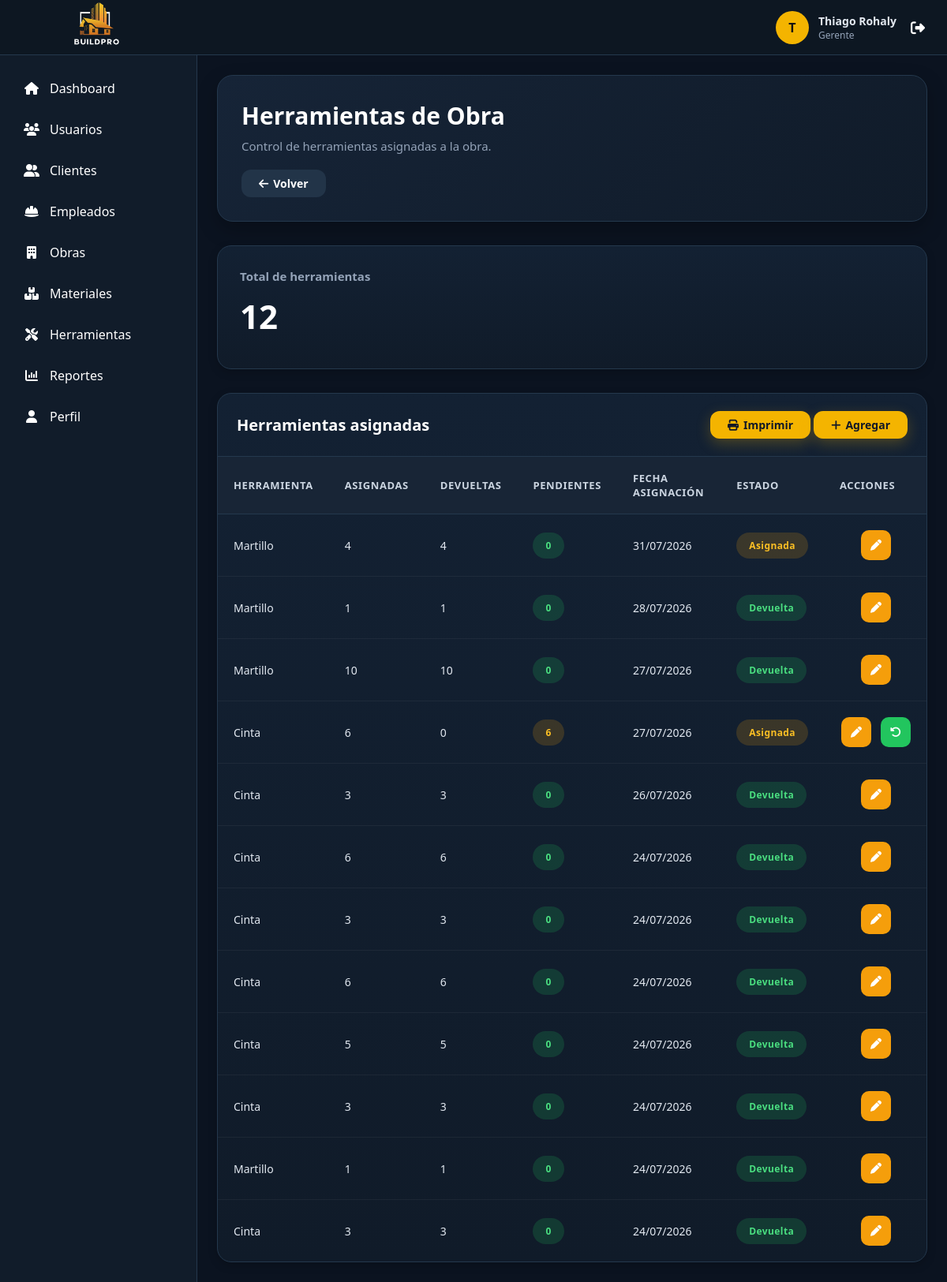
The app's page /controladores/HerramientaObraController.php?accion=listar&id_obra=9 (signed in), older data.
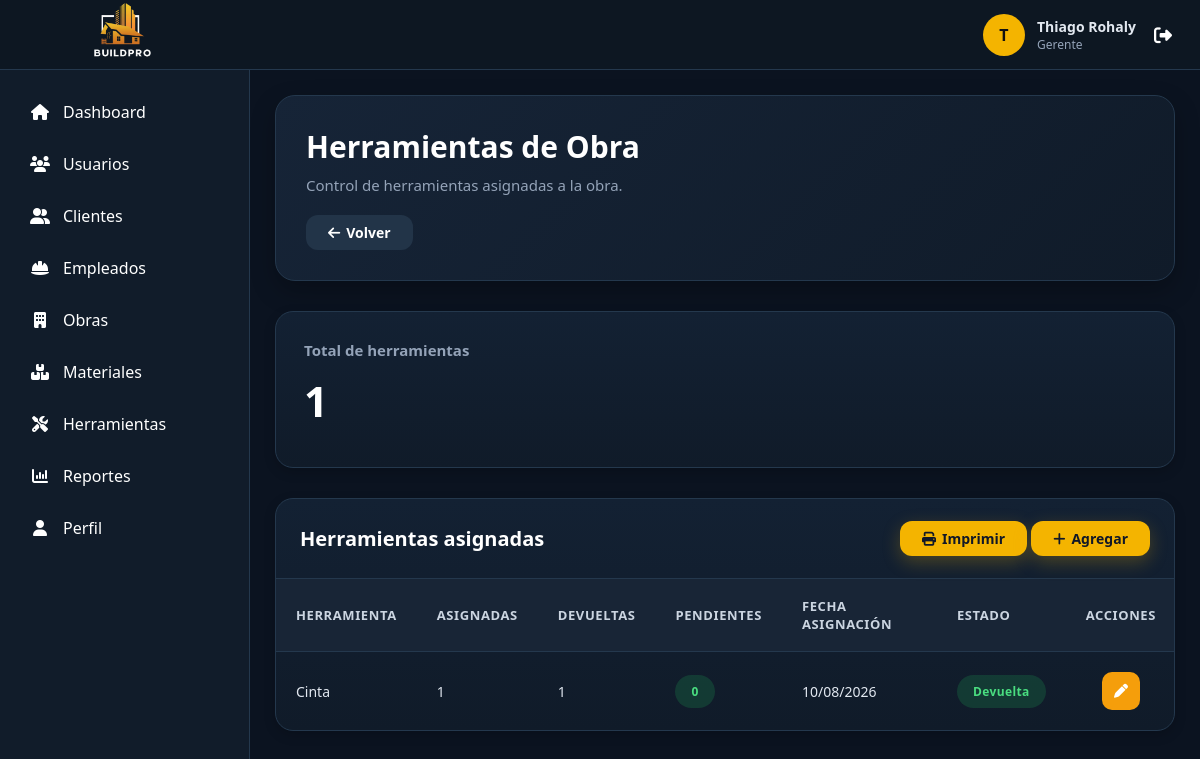
The same page, newer data.
### tables this page shows
CREATE TABLE `herramienta_obra` (
  `id_herramienta_obra` int(11) NOT NULL,
  `id_herramienta` int(11) NOT NULL,
  `cantidad_asignada` int(11) NOT NULL DEFAULT 1,
  `cantidad_devuelta` int(11) NOT NULL DEFAULT 0,
  `id_obra` int(11) NOT NULL,
  `fecha_asignacion` date NOT NULL,
  `fecha_devolucion` date DEFAULT NULL,
  `observaciones` text DEFAULT NULL,
  `id_estado_herramienta` int(11) NOT NULL DEFAULT 2
);

CREATE TABLE `herramienta` (
  `id_herramienta` int(11) NOT NULL,
  `nombre` varchar(100) NOT NULL,
  `tipo` varchar(50) DEFAULT NULL,
  `marca` varchar(100) DEFAULT NULL,
  `modelo` varchar(100) DEFAULT NULL,
  `cantidad_total` int(11) DEFAULT 1,
  `fecha_adquisicion` date DEFAULT NULL,
  `costo` decimal(12,2) DEFAULT NULL
);

CREATE TABLE `estado_herramienta` (
  `id_estado_herramienta` int(11) NOT NULL,
  `nombre` varchar(50) NOT NULL
);

### modelos/Conexion.php (called while the page is built)
<?php
class Conexion {
    private $host = "localhost";
    private $usuario = "root";
    private $password = "";
    private $baseDatos = "constructora";
    public function conectar(){
        try {
            $conexion = new PDO(
                "mysql:host=".$this->host.";dbname=".$this->baseDatos.";charset=utf8",
                $this->usuario,
                $this->password
            );
            $conexion->setAttribute(
                PDO::ATTR_ERRMODE,
                PDO::ERRMODE_EXCEPTION
            );
            return $conexion;
        } catch(PDOException $e){
            die("Error de conexión: ".$e->getMessage());
        }
    }
}
?>

### modelos/HerramientaObra.php (called while the page is built, shortened)
<?php
require_once "Conexion.php";
class HerramientaObra
{
    private $conexion;
    public function __construct()
    {
        $db = new Conexion();
        $this->conexion = $db->conectar();
    }
    public function obtenerPorObra($id_obra)
    {
        $sql = "
            SELECT
                ho.id_herramienta_obra,
                ho.id_herramienta,
                h.nombre AS herramienta,
                ho.cantidad_asignada,
                ho.cantidad_devuelta,
                (
                    ho.cantidad_asignada -
                    ho.cantidad_devuelta
                ) AS cantidad_pendiente,
                ho.fecha_asignacion,
                ho.observaciones,
                eh.nombre AS estado
            FROM herramienta_obra ho
            INNER JOIN herramienta h
                ON ho.id_herramienta = h.id_herramienta
            INNER JOIN estado_herramienta eh
                ON ho.id_estado_herramienta =
                   eh.id_estado_herramienta
            WHERE ho.id_obra = ?
            ORDER BY ho.id_herramienta_obra DESC
        ";
        $stmt = $this->conexion->prepare($sql);
        $stmt->execute([$id_obra]);
        return $stmt->fetchAll(PDO::FETCH_ASSOC);
    }
}

### vistas/obras/herramientas/index.php (the view, shortened to what this page needs)
<?php
require_once __DIR__ . "/../../../layouts/header.php";
require_once __DIR__ . "/../../../layouts/sidebar.php";
?>
<main class="content">
<div class="page-header">
    <div>
        <h1 class="page-title">
            Herramientas de Obra
        </h1>
        <p class="page-subtitle">
            Control de herramientas asignadas a la obra.
        </p>
    </div>
    <a
        href="/empresa_constructora/vistas/obras/ver.php?id=<?= $_GET["id_obra"] ?>"
        class="btn btn-secondary">
        <i class="fa-solid fa-arrow-left"></i>
        Volver
    </a>
</div>
<div class="cards-grid">
    <div class="dashboard-card">
        <h3>
            Total de herramientas
        </h3>
        <h2>
            <?= count($herramientas) ?>
        </h2>
    </div>
</div>
<div class="table-container">
    <div class="table-header">
        <h2>
            Herramientas asignadas
        </h2>
        <div>
            <button
                onclick="window.print()"
                class="btn btn-primary">
                <i class="fa-solid fa-print"></i>
                Imprimir
            </button>
            <a
                href="/empresa_constructora/controladores/HerramientaObraController.php?accion=crear&id_obra=<?= $_GET["id_obra"] ?>"
                class="btn btn-primary">
                <i class="fa-solid fa-plus"></i>
                Agregar
            </a>
        </div>
    </div>
    <?php if (!empty($herramientas)) { ?>
        <table class="table">
            <thead>
                <tr>
                    <th>
                        Herramienta
                    </th>
                    <th>
                        Asignadas
                    </th>
                    <th>
                        Devueltas
                    </th>
                    <th>
                        Pendientes
                    </th>
                    <th>
                        Fecha asignación
                    </th>
                    <th>
                        Estado
                    </th>
                    <th class="no-print">
                        Acciones
                    </th>
                </tr>
            </thead>
            <tbody>
                <?php foreach ($herramientas as $herramienta) { ?>
                    <tr>
                        <td>
                            <?= htmlspecialchars($herramienta["herramienta"]) ?>
                        </td>
                        <td>
                            <?= $herramienta["cantidad_asignada"] ?>
                        </td>
                        <td>
                            <?= $herramienta["cantidad_devuelta"] ?>
                        </td>
                        <td>
                            <?php if ($herramienta["cantidad_pendiente"] > 0) { ?>
                                <span class="badge badge-warning">
                                    <?= $herramienta["cantidad_pendiente"] ?>
                                </span>
                            <?php } else { ?>
                                <span class="badge badge-success">
                                    0
                                </span>
                            <?php } ?>
                        </td>
                        <td>
                            <?= date(
                                "d/m/Y",
                                strtotime($herramienta["fecha_asignacion"])
                            ) ?>
                        </td>
                        <td>
                            <?php
                            $clase = "badge-secondary";
                            switch ($herramienta["estado"]) {
                                case "Asignada":
                                    $clase = "badge-warning";
                                    break;
                                case "Devuelta":
                                    $clase = "badge-success";
                                    break;
                            }
                            ?>
                            <span class="badge <?= $clase ?>">
                                <?= htmlspecialchars($herramienta["estado"]) ?>
                            </span>
                        </td>
                        <td class="no-print">
                            <div class="table-actions">
                                <a
                                    href="/empresa_constructora/controladores/HerramientaObraController.php?accion=editar&id=<?= $herramienta["id_herramienta_obra"] ?>"
                                    class="btn btn-warning">
                                    <i class="fa-solid fa-pen"></i>
                                </a>
                                <?php if ($herramienta["cantidad_pendiente"] > 0) { ?>
                                    <a
                                        href="/empresa_constructora/controladores/HerramientaObraController.php?accion=devolver&id=<?= $herramienta["id_herramienta_obra"] ?>"
                                        class="btn btn-success">
                                        <i class="fa-solid fa-rotate-left"></i>
                                    </a>
                                <?php } ?>
                            </div>
                        </td>
                    </tr>
                <?php } ?>
            </tbody>
        </table>
    <?php } ?>
</div>
</main>
<?php require_once __DIR__ . "/../../../layouts/footer.php"; ?>

### controladores/HerramientaObraController.PHP (shortened to what this page needs)
<?php
require_once "../modelos/HerramientaObra.php";
class HerramientaObraController
{
    private $herramientaObra;
    public function __construct()
    {
        $this->herramientaObra = new HerramientaObra();
    }
    public function listar()
    {
        $id_obra = $_GET["id_obra"] ?? 0;
        $herramientas =
            $this->herramientaObra->obtenerPorObra($id_obra);
        require_once "../vistas/obras/herramientas/index.php";
    }
}
$controller =
    new HerramientaObraController();
$accion =
    $_GET["accion"]
    ?? "listar";
if (method_exists($controller, $accion)) {
    $controller->$accion();
} else {
    echo "Acción no válida";
}

### layouts/header.php (shortened to what this page needs)
<!DOCTYPE html>
<html lang="es">
<head>
    <link rel="stylesheet" href="https://cdnjs.cloudflare.com/ajax/libs/font-awesome/6.7.2/css/all.min.css">
    <link rel="stylesheet" href="/empresa_constructora/assets/css/layout.css">
    <link rel="stylesheet" href="/empresa_constructora/assets/css/components.css">
</head>
<body>
<header class="navbar no-print">
    <div class="logo" style=" width: 250px;">
        <span><img src="../../assets/img/logo.png" width="85px" style="margin-left: 60%;"></span>
    </div>
    <div class="navbar-right">
        <div class="user">
            <div class="avatar">
                <?= strtoupper(substr($_SESSION['usuario']['nombre'],0,1)); ?>
            </div>
            <div class="user-info">
                <h4>
                    <?= $_SESSION['usuario']['nombre']." ".$_SESSION['usuario']['apellido']; ?>
                </h4>
                <p>
                    <?= $_SESSION['usuario']['rol']; ?>
                </p>
            </div>
        </div>
        <a
        href="/empresa_constructora/controladores/LogoutController.php"
        class="logout">
            <i class="fa-solid fa-right-from-bracket"></i>
        </a>
    </div>
</header>
<div class="container">

### layouts/sidebar.php
<?php
require_once __DIR__ . "/../config/menu.php";
$rol = $_SESSION['usuario']['rol'];
$rutaActual = $_SERVER['REQUEST_URI'];
?>
<aside class="sidebar">
    <?php foreach ($menu[$rol] as $item) {
        $activo = strpos($rutaActual, $item[2]) !== false;
    ?>
        <a
            href="<?= $item[2] ?>"
            class="<?= $activo ? 'active' : '' ?>">
            <i class="<?= $item[0] ?>"></i>
            <span>
                <?= $item[1] ?>
            </span>
        </a>
    <?php } ?>
</aside>

### layouts/footer.php (shortened to what this page needs)
</div>
</body>
</html>

### assets/css/layout.css (style rules this page uses)
:root { --bg:#070d14; --surface:#111e2b; --surface-light:#182838; --surface-hover:#223448; --primary:#ffb703; --primary-hover:#fb8500; --text:#ffffff; --text-secondary:#94a3b8; --border:rgba(255,255,255,.08); --sidebar-width:250px; --navbar-height:70px; --radius:14px; --shadow: 0 8px 30px rgba(0,0,0,.25); }
* { margin:0; padding:0; box-sizing:border-box; font-family:"Segoe UI",sans-serif; }
html, body { width:100%; min-height:100%; overflow-x:hidden; }
body { background:var(--bg); color:var(--text); }
.navbar { position:fixed; top:0; left:0; right:0; height:var(--navbar-height); background:#0d1722; border-bottom:1px solid var(--border); display:flex; justify-content:space-between; align-items:center; padding:0 28px; z-index:1100; }
.logo { display:flex; align-items:center; gap:8px; font-size:24px; font-weight:800; letter-spacing:2px; }
.logo span { color:var(--primary); }
.navbar-right { display:flex; align-items:center; gap:18px; }
.user { display:flex; align-items:center; gap:12px; }
.avatar { width:42px; height:42px; border-radius:50%; background:var(--primary); color:#111; font-weight:700; display:flex; justify-content:center; align-items:center; }
.user-info h4 { font-size:14px; }
.user-info p { font-size:12px; color:var(--text-secondary); }
.logout { color:white; font-size:18px; transition:.25s; }
.sidebar { position:fixed; top:var(--navbar-height); left:0; bottom:0; width:var(--sidebar-width); background:var(--surface); border-right:1px solid var(--border); padding:18px 14px; overflow-y:auto; transition:.3s; z-index:1050; }
.sidebar a { display:flex; align-items:center; gap:12px; color:white; text-decoration:none; padding:13px 15px; border-radius:12px; transition:.25s; margin-bottom:4px; }
.sidebar a i { width:22px; text-align:center; }
.content { margin-left:var(--sidebar-width); margin-top:var(--navbar-height); min-height:calc(100vh - var(--navbar-height)); padding:30px; background:var(--bg); }
.page-title { margin-bottom:25px; }
@media (max-width:1200px) { .content { padding:25px; } }
.sidebar { transition: left .30s ease, width .30s ease; }
.content { transition: margin-left .30s ease, width .30s ease, padding .30s ease; }
.sidebar a { transition: background .25s, color .25s, transform .20s; }
img { max-width:100%; height:auto; }
table { width:100%; }
button, input, select, textarea { font:inherit; }
a { color:inherit; }

Row changes from the older to the newer data that the page shows:
removed herramienta_obra: id_herramienta.nombre "Martillo", cantidad_asignada "4", cantidad_devuelta "4", shows "0", fecha_asignacion "31/07/2026", id_estado_herramienta.nombre "Asignada"
removed herramienta_obra: id_herramienta.nombre "Martillo", cantidad_asignada "1", cantidad_devuelta "1", shows "0", fecha_asignacion "28/07/2026", id_estado_herramienta.nombre "Devuelta"
removed herramienta_obra: id_herramienta.nombre "Martillo", cantidad_asignada "10", cantidad_devuelta "10", fecha_asignacion "27/07/2026", id_estado_herramienta.nombre "Devuelta"
removed herramienta_obra: id_herramienta.nombre "Cinta", cantidad_asignada "6", cantidad_devuelta "0", cantidad_pendiente "6", fecha_asignacion "27/07/2026", id_estado_herramienta.nombre "Asignada"
removed herramienta_obra: id_herramienta.nombre "Cinta", cantidad_asignada "3", cantidad_devuelta "3", shows "0", fecha_asignacion "26/07/2026", id_estado_herramienta.nombre "Devuelta"
removed herramienta_obra: id_herramienta.nombre "Cinta", cantidad_asignada "6", cantidad_devuelta "6", shows "0", fecha_asignacion "24/07/2026", id_estado_herramienta.nombre "Devuelta"
removed herramienta_obra: id_herramienta.nombre "Cinta", cantidad_asignada "3", cantidad_devuelta "3", shows "0", fecha_asignacion "24/07/2026", id_estado_herramienta.nombre "Devuelta"
removed herramienta_obra: id_herramienta.nombre "Cinta", cantidad_asignada "6", cantidad_devuelta "6", shows "0", fecha_asignacion "24/07/2026", id_estado_herramienta.nombre "Devuelta"
removed herramienta_obra: id_herramienta.nombre "Cinta", cantidad_asignada "5", cantidad_devuelta "5", shows "0", fecha_asignacion "24/07/2026", id_estado_herramienta.nombre "Devuelta"
removed herramienta_obra: id_herramienta.nombre "Cinta", cantidad_asignada "3", cantidad_devuelta "3", shows "0", fecha_asignacion "24/07/2026", id_estado_herramienta.nombre "Devuelta"
removed herramienta_obra: id_herramienta.nombre "Martillo", cantidad_asignada "1", cantidad_devuelta "1", shows "0", fecha_asignacion "24/07/2026", id_estado_herramienta.nombre "Devuelta"
removed herramienta_obra: id_herramienta.nombre "Cinta", cantidad_asignada "3", cantidad_devuelta "3", shows "0", fecha_asignacion "24/07/2026", id_estado_herramienta.nombre "Devuelta"
added herramienta_obra: id_herramienta.nombre "Cinta", cantidad_asignada "1", cantidad_devuelta "1", shows "0", fecha_asignacion "10/08/2026", id_estado_herramienta.nombre "Devuelta"
Text that changed along with them:
count($herramientas): "12" → "1"
